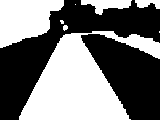
%> input picture 2015.5.28_30.bmp, 160 x 120 px
$ octave PhotoAnalyse_2.m   (GNU Octave 9; MATLAB toolbox functions it lacks are replaced by stand-ins)
%> lines starting %> are read from the running program, lines starting %| are printed output that depends on the picture; in (x1, y1, x2, y2) boxes, pixels count from 0 and x2, y2 are one past the last pixel; in counts of white or black regions, pixels touching at a corner belong together; the program's own positions count from 1
### sobel.m
function img_sobel = sobel(img_test)
[m,n]=size(img_test) ;
img_sobel = zeros(m,n) ;
alpha=2 ;
for i=2:m-1
    for j=2:n-1
        temp=uint16(abs(int16(img_test(i-1,j-1))+alpha*int16(img_test(i,j-1))+int16(img_test(i+1,j-1))-int16(img_test(i-1,j+1))-alpha*int16(img_test(i,j+1))-int16(img_test(i+1,j+1)))) ;
        if(temp>125)
            temp=255 ;
        else
            temp=0 ;
        end
        img_sobel(i,j)=uint8(temp) ;
    end
end
return ;

### markpoint.m
%标点函数
function markpoint(x,y,color)
line([x-5,x+5],[y,y],'Color',color) ;
line([x,x],[y-5,y+5],'Color',color) ;

### PhotoAnalyse_2.m
clc;
clear all;
img_gray = imread('2015.5.28_30.bmp','bmp');
%> img_gray is the input picture: size 120x160 uint8; 46.8% white; 8 white regions (3 under 20 px), largest, box (x1, y1, x2, y2) and area: (19, 31, 160, 120) 6266, (0, 0, 64, 48) 2120, (81, 0, 132, 15) 412, (135, 0, 160, 9) 158, (63, 25, 68, 31) 23
a = size(img_gray);
%> a = [120 160]
subplot(2,2,1),imshow(img_gray);title('原图像') ;
%img_gray = rgb2gray(img_gray);
img_histeq = histeq(img_gray,255);
subplot(2,2,2),imshow(img_histeq);title('直方图均衡') ;
img_sobel=sobel(img_histeq) ;
%> after the loop in sobel, `for i=2:m-1`:
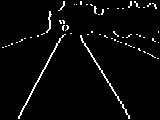
%> img_sobel: size 120x160 double; 3.5% white in thin lines or dots
subplot(2,2,3),imshow(img_sobel);title('边缘检测') ;

kernel=[1;1;1;1;1;1;1;1;1] ;
img_erode=imerode(img_sobel,kernel) ;
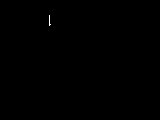
%> img_erode: size 120x160 double; 0.06% white in thin lines or dots, all inside (x1, y1, x2, y2) = (49, 15, 51, 26)
img_dilate=imdilate(img_erode,kernel) ;
%> img_dilate: size 120x160 double; 0.15% white in thin lines or dots, all inside (x1, y1, x2, y2) = (49, 11, 51, 30)

subplot(2,2,4),imshow(img_dilate);title('Dilate Image') ;

theta = 0:179;
[R,xp] = radon(img_dilate,theta);
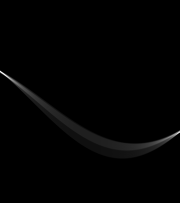
%> R: size 203x180 double; min 0, max 4128.5, mean 35.2; drawn with min black and max white
%> xp = 203 values from -101 to 101
figure(5) ;
imagesc(theta, xp, R); colormap(hot);
xlabel('/theta (degrees)'); ylabel('x/prime');
title('R_{/theta} (x/prime)');
colorbar
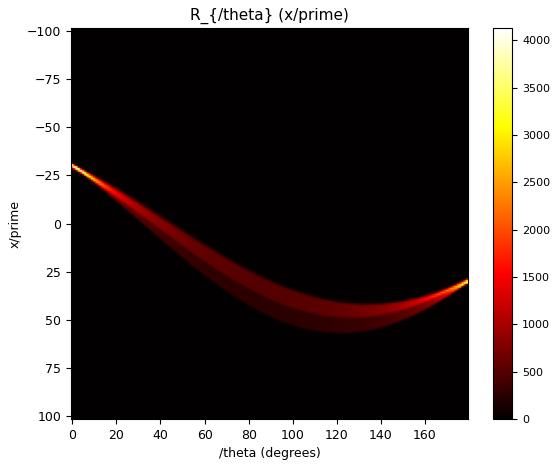
%> figure redrawn from the program's plot data

gray_max1=max(max(R(:,1:90))) ;
%> gray_max1 = 4128.5
gray_max2=max(max(R(:,90:180))) ;
%> gray_max2 = 3519.3
[len1,theta1]=find(R==gray_max1) ;
%> len1 = 73; theta1 = 2
[len2,theta2]=find(R==gray_max2) ;
%> len2 = 133; theta2 = 179
theta1=theta1+90-1 ;
%> theta1 = 91
theta2=theta2-90-1 ;
%> theta2 = 88
len1=len1-length(R)/2 ;
%> len1 = -28.5
len2=len2-length(R)/2;
%> len2 = 31.5
%斜率
k1=-cot(theta1*pi/180) ;%注意前面要带负号，因为y朝下
%> k1 = 0.0175
k2=-cot(theta2*pi/180) ;
%> k2 = -0.0349
%求原点到直线的垂足的坐标
[m,n]=size(img_dilate) ;
%> m = 120; n = 160
x1=n/2+len1*sin(theta1*pi/180);
%> x1 = 51.5
y1=m/2-len1*cos(theta1*pi/180);
%> y1 = 59.5
x2=n/2-len2*sin(theta2*pi/180);
%> x2 = 48.52
y2=m/2-len2*cos(theta2*pi/180);
%> y2 = 58.9

%在图像中画线，标出检测出来的直线,直线方程为x-x0=k(y-y0) ;
y1_1=0 ;
x1_1=k1*(y1_1-y1)+x1 ;
%> x1_1 = 50.47
y1_2=m ;
%> y1_2 = 120
x1_2=k1*(y1_2-y1)+x1 ;
%> x1_2 = 52.56

y2_1=0 ;
x2_1=k2*(y2_1-y2)+x2 ;
%> x2_1 = 50.58
y2_2=m ;
%> y2_2 = 120
x2_2=k2*(y2_2-y2)+x2 ;
%> x2_2 = 46.39
figure(4) ;
hold on ;
%line('xdata', [left right], 'ydata', [top bottom])
%标注垂足
markpoint(x2,y2,'g') ;
markpoint(x1,y1,'g') ;
%将检测出来的直线画出来
line([x1_1,x1_2],[y1_1,y1_2]) ;
line([x2_1,x2_2],[y2_1,y2_2]) ;


%寻找四个连接点
y11=m*3/4 ;
%> y11 = 90
x11=k1*(y11-y1)+x1 ;
%> x11 = 52.04
y111=m/4 ;
%> y111 = 30
x111=x11 ;
%> x111 = 52.04
x11_1=k1*(y111-y1)+x1 ;
%> x11_1 = 50.99
y21=y11 ;
%> y21 = 90
x21=k2*(y21-y2)+x2 ;
%> x21 = 47.43
y211=y111 ;
%> y211 = 30
x211=x21 ;
%> x211 = 47.43
x21_1=k2*(y211-y2)+x2 ;
%> x21_1 = 49.53

markpoint(x11,y11,'g') ;
markpoint(x111,y111,'g') ;
markpoint(x11_1,y111,'r') ;
markpoint(x21,y21,'g') ;
markpoint(x211,y211,'g') ;
markpoint(x21_1,y211,'r') ;
%> call 8 of markpoint, with x = 49.53, y = 30, color = 'r'
%> in markpoint (call 8), `line([x,x],[y-5,y+5],'Color',color) ;`:
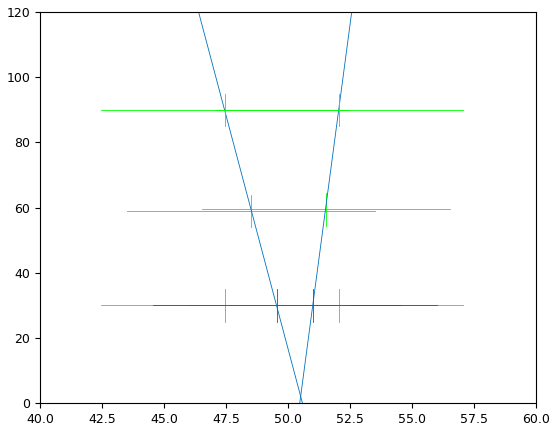
%> figure redrawn from the program's plot data
%校正
basepoints=[x11 y11;x21 y21;x111,y111;x211,y211] ;
%> basepoints = [52.04 90; 47.43 90; 52.04 30; 47.43 30]
inputpoints=[x11 y11;x21 y21;x11_1,y111;x21_1,y211] ;
%> inputpoints = [52.04 90; 47.43 90; 50.99 30; 49.53 30]
cpt=cp2tform(inputpoints,basepoints,'projective') ;
%> cpt = {ndims_in 2, ndims_out 2}
figure(6) ;
%> (the run ends here)

$ run again, with 2015.5.20_1.bmp copied over 2015.5.28_30.bmp
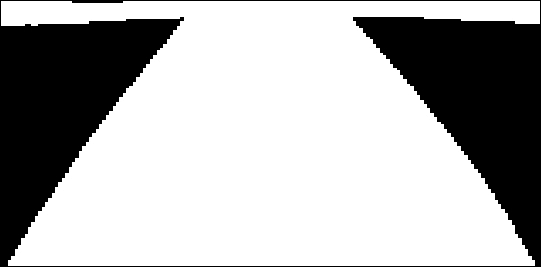
%> input picture 2015.5.20_1.bmp, 541 x 267 px
%> img_gray is the input picture: size 267x541 uint8; min 0, max 255, mean 175.9
%> img_histeq: size 267x541 uint8; values 78 (black) and 255 (white), 68.9% white; 82 black regions (81 under 20 px), largest, box (x1, y1, x2, y2) and area: (0, 0, 541, 267) 44858
%> after the loop in sobel, `for i=2:m-1`:
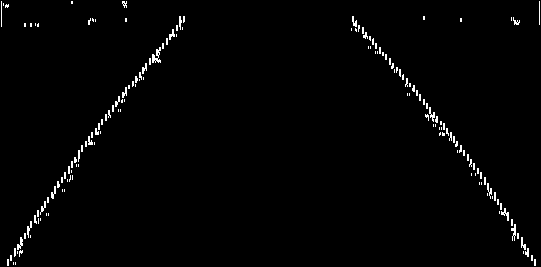
%> img_sobel: size 267x541 double; 1.5% white in thin lines or dots
%> img_erode: size 267x541 double; 0.06% white in thin lines or dots
%> img_dilate: size 267x541 double; 0.2% white in thin lines or dots
%> xp = 607 values from -303 to 303
%> gray_max1 = 5558.3
%> gray_max2 = 4969.5
%> `[len1,theta1]=find(R==gray_max1) ;`: len1 = 467; theta1 = 31
%> `[len2,theta2]=find(R==gray_max2) ;`: len2 = 575; theta2 = 180
%> `theta1=theta1+90-1 ;`: theta1 = 120
%> `theta2=theta2-90-1 ;`: theta2 = 89
%> `len1=len1-length(R)/2 ;`: len1 = 163.5
%> `len2=len2-length(R)/2;`: len2 = 271.5
%> k1 = 0.577
%> k2 = -0.0175
%> x1 = 412.1
%> y1 = 215.2
%> x2 = -0.959
%> y2 = 128.8
%> x1_1 = 287.8
%> x1_2 = 442
%> x2_1 = 1.29
%> x2_2 = -3.37
%> x11 = 403.4
%> x11_1 = 326.4
%> x21 = -2.21
%> x21_1 = 0.124
%> basepoints = [403.4 200.2; -2.21 200.2; 403.4 66.75; -2.21 66.75]
%> inputpoints = [403.4 200.2; -2.21 200.2; 326.4 66.75; 0.124 66.75]
%> cpt = {ndims_in 2, ndims_out 2}
%> `img_correction=imtransform(img_gray,cpt) ;`:
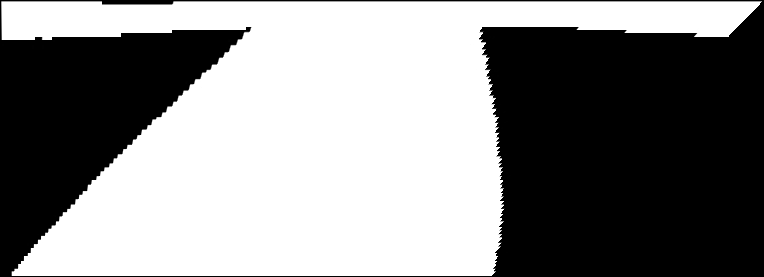
%> img_correction: size 277x764 uint8; min 0, max 255, mean 137
